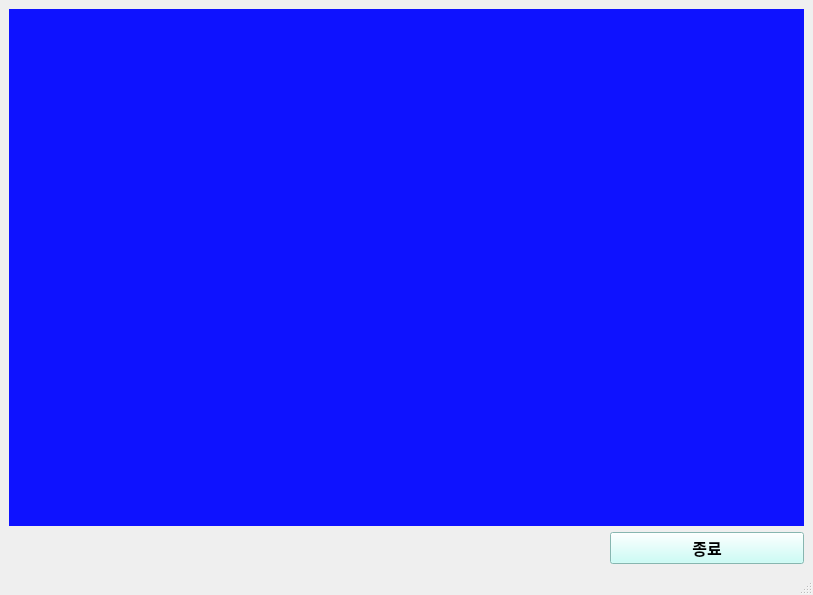
<?xml version="1.0" encoding="UTF-8"?>
<ui version="4.0">
 <class>MainWindow</class>
 <widget class="QMainWindow" name="MainWindow">
  <property name="geometry">
   <rect>
    <x>0</x>
    <y>0</y>
    <width>813</width>
    <height>595</height>
   </rect>
  </property>
  <property name="windowTitle">
   <string>MainWindow</string>
  </property>
  <widget class="QWidget" name="centralwidget">
   <layout class="QGridLayout" name="gridLayout">
    <item row="0" column="0">
     <widget class="QLabel" name="label">
      <property name="styleSheet">
       <string notr="true">background-color: rgb(14, 18, 255);
color: black;</string>
      </property>
      <property name="text">
       <string/>
      </property>
      <property name="pixmap">
       <pixmap resource="resources.qrc">:/parkinglot/jan2.png</pixmap>
      </property>
      <property name="scaledContents">
       <bool>true</bool>
      </property>
     </widget>
    </item>
    <item row="1" column="0">
     <layout class="QHBoxLayout" name="horizontalLayout">
      <item>
       <widget class="QLabel" name="label_2">
        <property name="text">
         <string/>
        </property>
       </widget>
      </item>
      <item>
       <widget class="QLabel" name="label_3">
        <property name="text">
         <string/>
        </property>
       </widget>
      </item>
      <item>
       <widget class="QLabel" name="label_4">
        <property name="text">
         <string/>
        </property>
       </widget>
      </item>
      <item>
       <widget class="QPushButton" name="pushButton">
        <property name="font">
         <font>
          <pointsize>12</pointsize>
          <bold>true</bold>
         </font>
        </property>
        <property name="styleSheet">
         <string notr="true">background-color: rgb(189, 255, 247);
color: black;</string>
        </property>
        <property name="text">
         <string>종료</string>
        </property>
       </widget>
      </item>
     </layout>
    </item>
   </layout>
  </widget>
  <widget class="QStatusBar" name="statusbar"/>
 </widget>
 <resources>
  <include location="resources.qrc"/>
 </resources>
 <connections>
  <connection>
   <sender>pushButton</sender>
   <signal>clicked()</signal>
   <receiver>MainWindow</receiver>
   <slot>next_screen()</slot>
   <hints>
    <hint type="sourcelabel">
     <x>771</x>
     <y>552</y>
    </hint>
    <hint type="destinationlabel">
     <x>773</x>
     <y>648</y>
    </hint>
   </hints>
  </connection>
 </connections>
 <slots>
  <slot>next_screen()</slot>
 </slots>
</ui>
